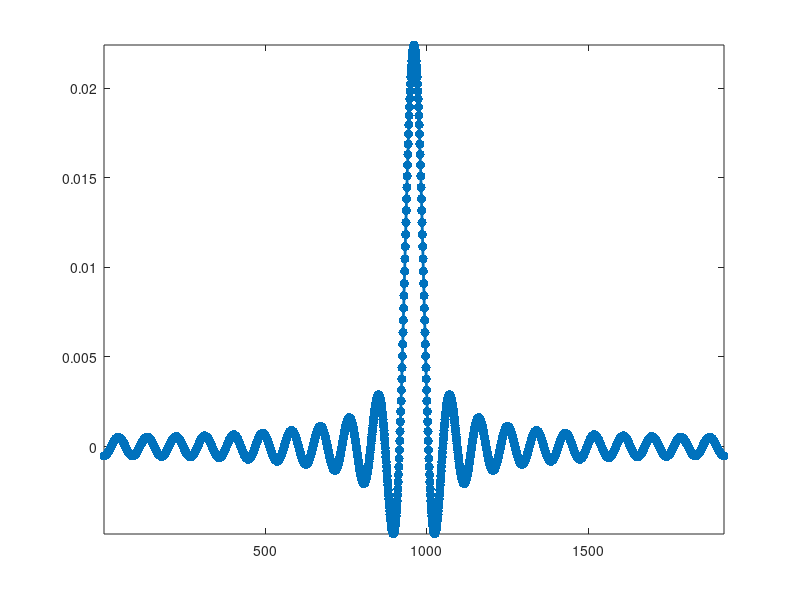

MATLAB code to generate this figure:
%%
% test for sinc using fft

n = 64; 
q = 1*30; % oversampling ratio

x = [0:n*q/2-1, -n*q/2+1:-1]/n;

f = real( ifft(abs(x)<=1/3) );

clf;
plot(fftshift(f), '.-', 'LineWidth', 2, 'MarkerSize', 20);
 axis tight;
